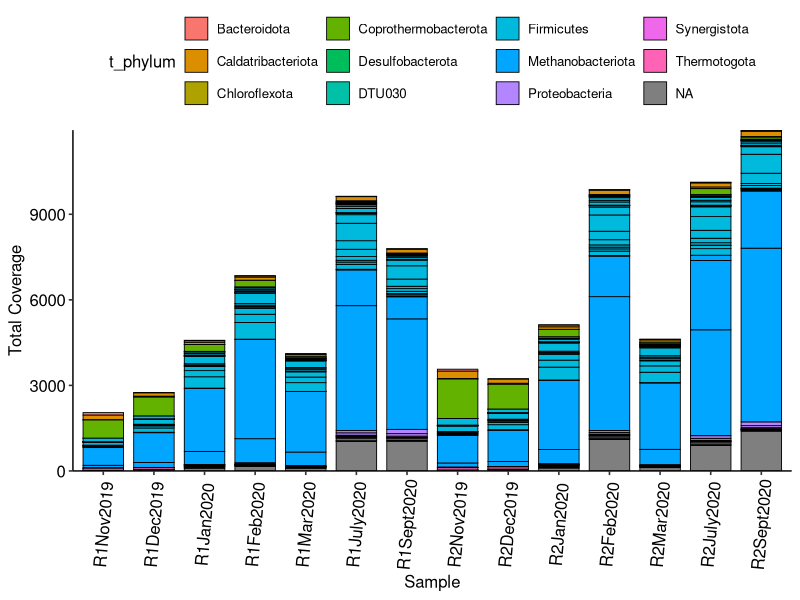
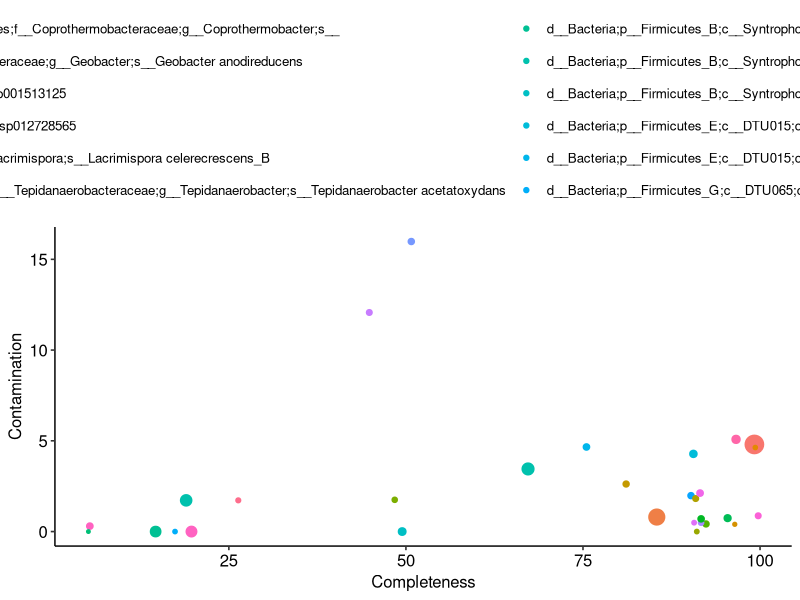
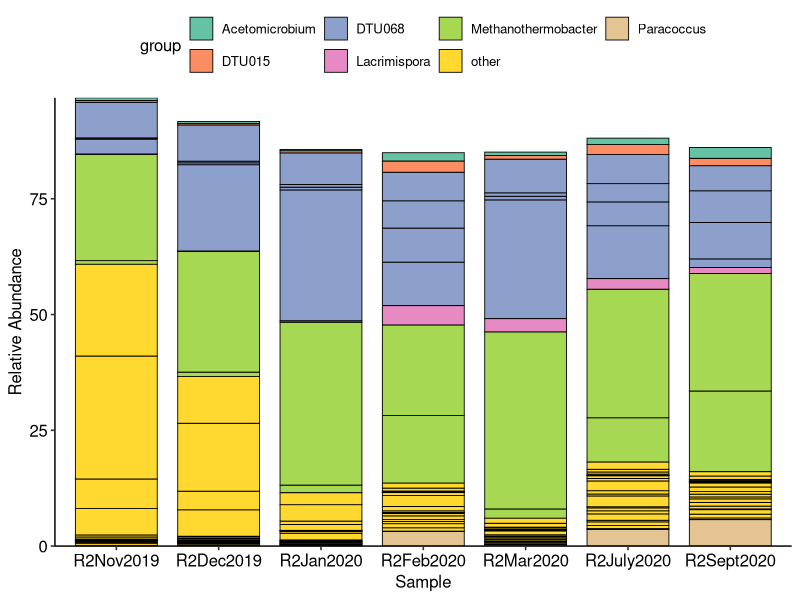
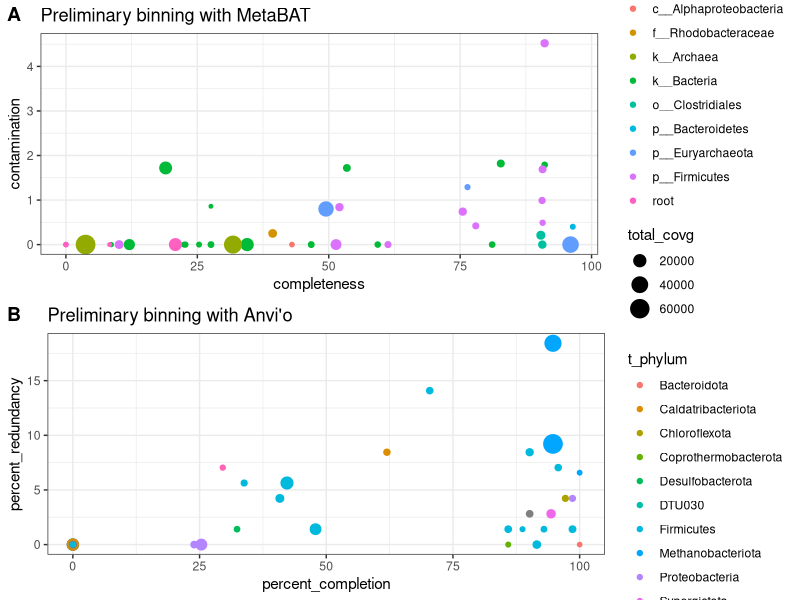
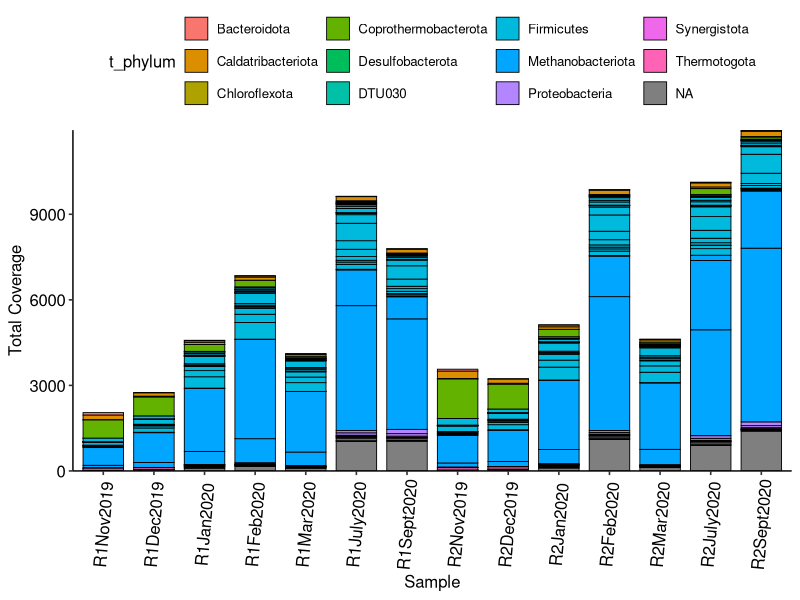
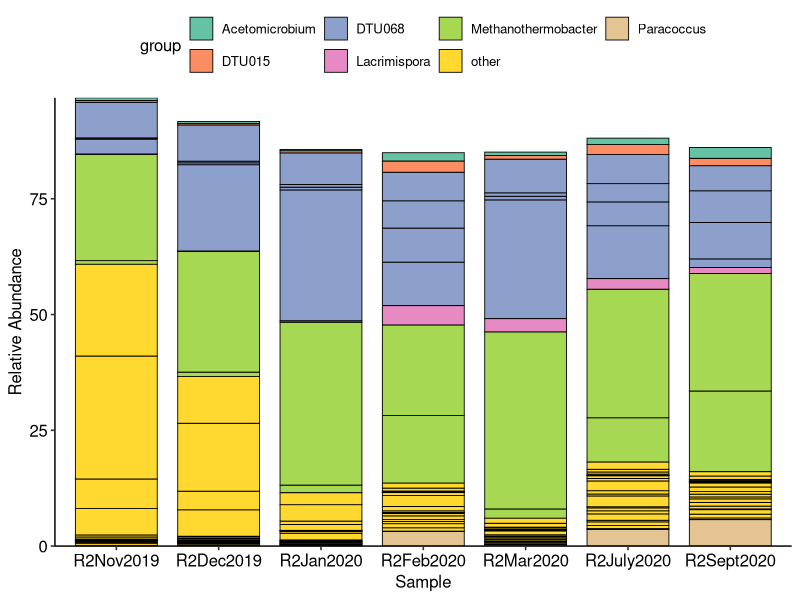

R code for these plots, in order:
library(tidyverse)
library(ggpubr)
library(stringr)
library(viridis)

#######################################
# Preliminary binning stats and coverage 
#######################################

# depth file of contigs
depth_file <- read_tsv("results/preliminary_binning/r2-nanopore-assembly-v1-depth.txt")

# preliminary metabat bins 
bins_contigs_file <- read_tsv("results/preliminary_binning/scaffolds-to-bins.tsv", col_names = FALSE)
colnames(bins_contigs_file) <- c("genomeName", "contigName")

checkm_results <- read_tsv("results/preliminary_binning/all-bins-checkm-parsed.tsv", col_names=FALSE)
colnames(checkm_results) <- c("genomeName", "lineage", "completeness", "contamination", "heterogeneity")

bins_depth_table <- left_join(bins_contigs_file, depth_file)

avg_depth <- bins_depth_table %>% 
  select(genomeName, contigName, contigLen, R2Sept2020.sorted.bam) %>% 
  group_by(genomeName) %>% 
  summarise(totalLen = sum(contigLen), total_covg = sum(R2Sept2020.sorted.bam), rel_abundance = mean(R2Sept2020.sorted.bam)) %>%
  arrange(desc(totalLen))

avg_depth_info <- left_join(checkm_results, avg_depth)

metabat_bins_plot <- avg_depth_info %>% ggplot(aes(x=completeness, y=contamination)) + 
  geom_point(aes(size=total_covg, color=lineage)) +
  theme_bw() + 
  ggtitle("Preliminary binning with MetaBAT")

#######################################
# Preliminary binning stats and coverage from anvi'o binning
#######################################

anvio_bins_stats <- read_tsv("results/preliminary_binning/anvio_binning/bins_summary.txt")
anvio_bins_scaffolds <- read_tsv("results/anvio_binning/all-scaffolds.tsv", col_names = FALSE)
colnames(anvio_bins_scaffolds) <- c("bins", "contigName")
anvio_bins_scaffolds$bins <- gsub("-contigs", "", anvio_bins_scaffolds$bins)

anvio_bins_depth <- left_join(anvio_bins_scaffolds, depth_file)

anvio_sample_depth <- anvio_bins_depth %>% 
  select(bins, contigName, contigLen, R2Sept2020.sorted.bam) %>% 
  drop_na() %>% 
  group_by(bins) %>% 
  summarise(totalLen = sum(contigLen), total_covg = sum(R2Sept2020.sorted.bam), rel_abundance = mean(R2Sept2020.sorted.bam)) %>% 
  arrange(desc(totalLen))

anvio_depth_info <- left_join(anvio_bins_stats, anvio_sample_depth)

anvio_bins_plot <- anvio_depth_info %>% 
  ggplot(aes(x=percent_completion, y=percent_redundancy)) + 
  geom_point(aes(size=total_covg, color=t_phylum)) +
  theme_bw() + 
  ggtitle("Preliminary binning with Anvi'o")

prelim_bins_qual <- ggarrange(metabat_bins_plot, anvio_bins_plot, ncol=1, labels=c("A", "B"))

ggsave("figures/preliminary-bins-qual-comps.png", prelim_bins_qual, width=20, height=25, units=c("cm"))

anvio_all_sample_depths <- anvio_bins_depth %>% 
  select(bins, ends_with("sorted.bam")) %>% 
  group_by(bins) %>% 
  summarise(across(where(is.numeric), mean)) %>% 
  pivot_longer(!bins, names_to="sample", values_to="covg") %>% 
  mutate(sample = gsub(".sorted.bam", "", sample))

anvio_all_samples_depths_info <- left_join(anvio_bins_stats, anvio_all_sample_depths)

anvio_all_samples_depths_info$sample <- factor(anvio_all_samples_depths_info$sample, levels=c("R1Nov2019", "R1Dec2019", "R1Jan2020", "R1Feb2020", "R1Mar2020", "R1July2020", "R1Sept2020", "R2Nov2019", "R2Dec2019", "R2Jan2020", "R2Feb2020", "R2Mar2020", "R2July2020", "R2Sept2020"))

anvio_bins_all_samples_depth_plot <- anvio_all_samples_depths_info %>% 
  ggplot(aes(x=as_factor(sample), y=covg, fill=t_phylum)) +
  geom_bar(stat="identity", color="black", size=0.3, width=0.8) +
  theme_pubr() +
  scale_y_continuous(expand=c(0,0)) + 
  theme(axis.text.x = element_text(angle = 85, vjust=0.5, hjust=0.5)) +
  xlab("Sample") + ylab("Total Coverage")

anvio_bins_all_samples_depth_plot
ggsave("figures/anvio-prelim-bins-all-samples-depth.png", anvio_bins_all_samples_depth_plot, width=20, height=15, units=c("cm"))

# Preliminary anvio bins check w/ checkM stats and GTDB classification
# Anvio bins from unpolished Nanopore assembly 

checkm_stats <- read_tsv("results/anvio_binning/checkm_stats.tsv")
gtdb_stats <- read_tsv("results/anvio_binning/all_classf_results.tsv")
colnames(gtdb_stats)[1] <- c("Bin")

saob_anvio_table <- left_join(gtdb_stats, checkm_stats)

saob_bins_modf <- saob_anvio_table %>% 
  mutate(bins = gsub("-contigs", "", Bin)) %>% 
  select(bins, classification, Completeness, Contamination, Size, Contigs, GC)

saob_bins_covg_table <- left_join(saob_bins_modf, anvio_sample_depth)

saob_bins_covg_table %>% 
  ggplot(aes(x=Completeness, y=Contamination)) + geom_point(aes(size=total_covg, color=classification)) + theme_pubr()


# Relative abundance for all R2 samples 

total_r2_covg <- anvio_bins_depth %>% 
  select(bins, R2Dec2019.sorted.bam, R2Feb2020.sorted.bam, R2Jan2020.sorted.bam, R2July2020.sorted.bam, R2Mar2020.sorted.bam, R2Nov2019.sorted.bam, R2Sept2020.sorted.bam) %>% 
  mutate_if(is.double, as.integer) %>% 
  pivot_longer(!bins, names_to="sample", values_to="covg") %>% 
  group_by(sample) %>% 
  drop_na() %>% 
  summarise(total = sum(covg))

r2_relative_abundance <- anvio_bins_depth %>% 
  select(bins, R2Dec2019.sorted.bam, R2Feb2020.sorted.bam, R2Jan2020.sorted.bam, R2July2020.sorted.bam, R2Mar2020.sorted.bam, R2Nov2019.sorted.bam, R2Sept2020.sorted.bam) %>% 
  drop_na() %>% 
  mutate_if(is.double, as.integer) %>% 
  group_by(bins) %>% 
  summarise(across(where(is.numeric), sum)) %>% 
  pivot_longer(!bins, names_to="sample", values_to="covg") %>% 
  left_join(total_r2_covg) %>% 
  group_by(bins, sample) %>% 
  mutate(rel_abundance = (covg / total) * 100)

write.csv(r2_relative_abundance, "results/anvio_binning/r2_relative_abundance_anvio_bins.csv", quote = FALSE, row.names = FALSE)

anvio_prelim_bins_table <- r2_relative_abundance %>%
  select(bins, sample, rel_abundance) %>% 
  pivot_wider(names_from=sample, values_from = rel_abundance) %>% 
  left_join(saob_bins_modf) %>% 
  drop_na()

write.csv(anvio_prelim_bins_table, "results/anvio_binning/anvio_bins_prelim_info.csv", quote = FALSE, row.names = FALSE)

saob_bins_groups <- read.csv("results/anvio_binning/anvio_bins_prelim_info_groups.csv")
r2_abund_table <- left_join(r2_relative_abundance, saob_bins_groups) %>% 
  drop_na() %>% 
  mutate(sample = gsub(".sorted.bam", "", sample)) %>% 
  mutate(phylum = gsub(";c__.*", "", classification)) %>% 
  mutate(phylum = gsub("d__Bacteria;", "", phylum)) %>% 
  mutate(phylum = gsub("d__Archaea;", "", phylum)) %>% 
  mutate(phylum = str_extract(phylum, "[^_]*_[^_]*_[^_]*"))
  
r2_abund_table$sample <- factor(r2_abund_table$sample, levels=c("R2Nov2019", "R2Dec2019", "R2Jan2020", "R2Feb2020", "R2Mar2020", "R2July2020", "R2Sept2020"))

r2_relative_abundance_plot <- r2_abund_table %>% 
  ggplot(aes(x=as_factor(sample), y=rel_abundance, fill=group)) +
  geom_bar(stat="identity", color="black", size=0.3, width=0.8) +
  theme_pubr() +
  scale_y_continuous(expand=c(0,0)) +
  scale_fill_brewer(palette="Set2") +
  xlab("Sample") + ylab("Relative Abundance")
r2_relative_abundance_plot

ggsave("figures/r2_relative_abundance_anvio_bins.png", r2_relative_abundance_plot, width=50, height=15, units=c("cm"))
